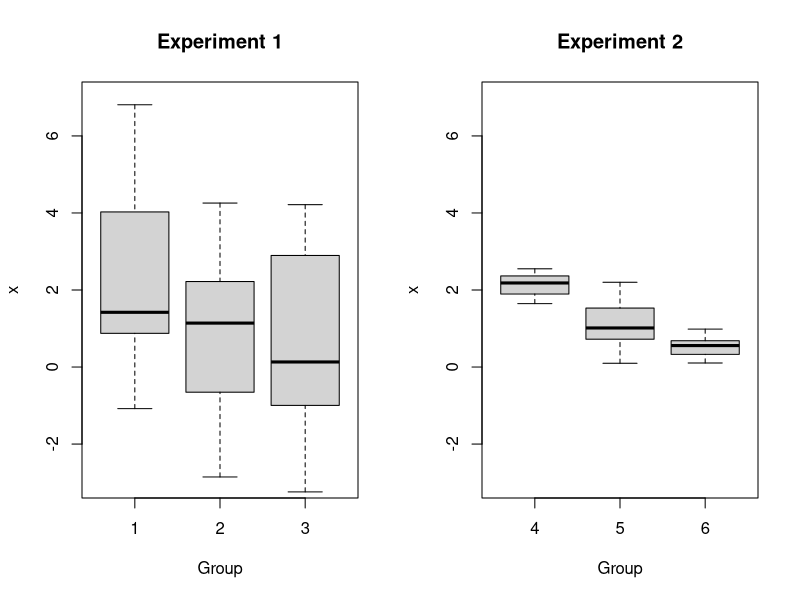
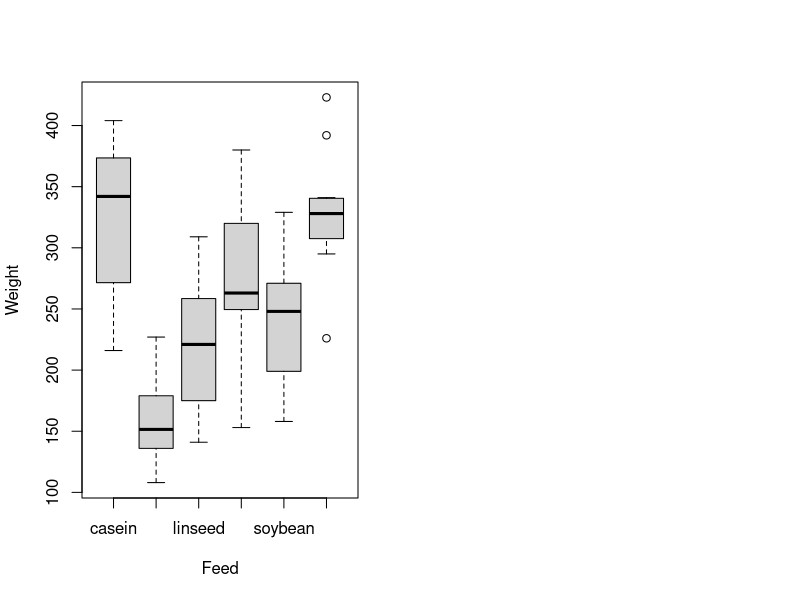
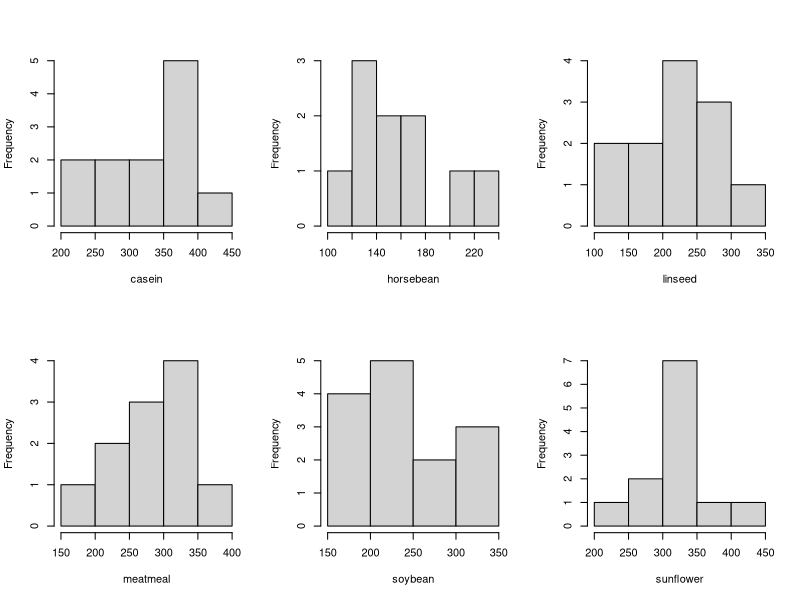

R code for these plots, in order:
## ---- chunk 1
par(mfrow=c(1,2))
set.seed(0)
g1 <- rnorm(15, 2, 2)
g2 <- rnorm(15, 1, 3)
g3 <- runif(17, -4, 5)
x1 <- c(g1, g2, g3); grp1 <- c(rep(1,15),rep(2,15),rep(3,17))

h1 <- rnorm(15, 2, 0.5)
h2 <- rnorm(15, 1, 0.5)
h3 <- runif(17, 0, 1)
x2 <- c(h1, h2, h3); grp2 <- c(rep(4,15),rep(5,15),rep(6,17))

boxplot(x1 ~ grp1, ylim=c(-3,7), xlab="Group", ylab="x", main="Experiment 1")
boxplot(x2 ~ grp2, ylim=c(-3,7), xlab="Group", ylab="x", main="Experiment 2")
## ---- chunk 2
pf(1.7826, 4, 95, lower.tail=FALSE)
## ---- chunk 3
feeds <- levels(chickwts$feed)
wtns <- tapply(chickwts$weight, chickwts$feed, length)
wtmeans <- round(tapply(chickwts$weight, chickwts$feed, mean),2)
wtsds <- round(tapply(chickwts$weight, chickwts$feed, sd),2)
sumry <- rbind(wtns, wtmeans, wtsds)
rownames(sumry) <- c("n","Mean", "Std Dev")
print(sumry)
boxplot(chickwts$weight~chickwts$feed, ylab="Weight", xlab="Feed")
par(mfrow=c(2,3)); for(i in 1:6) hist(chickwts$weight[chickwts$feed==feeds[i]], xlab=feeds[i], main="")
## ---- chunk 4
anova(aov(chickwts$weight ~ chickwts$feed))
